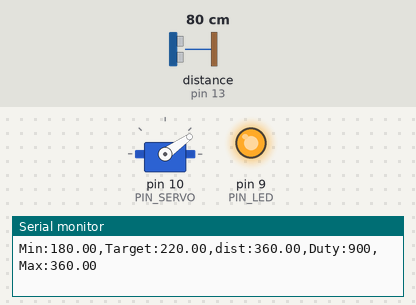
A sketch run on a simulated Arduino Uno, built with avr-gcc and run on an emulated ATmega328P. On the bench: servo, output pins drawn as LEDs (lit = HIGH), the last lines printed to the serial monitor. Wiring (inferred from the names in the program): ultrasonic range finder: trigger pin 12; echo pin 13. Inputs (shaded band) come from the test bench; at power-on: distance to the obstacle (sensor on pin 13) 80 cm. The echo pulse lasts 58.3 µs per cm; pins used as bus, display or sensor lines are not drawn.

Above: at 1.2 s.
1.3 s: distance to the obstacle (sensor on pin 13) set to 2 cm
At 3.9 s:
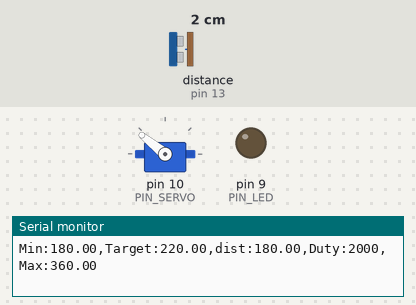
4.3 s: distance to the obstacle (sensor on pin 13) set to 35 cm
At 4.9 s:
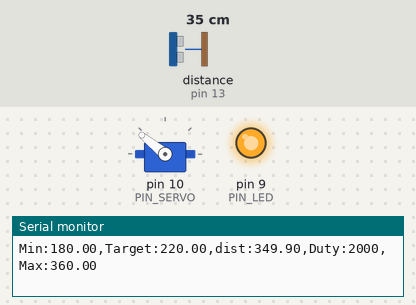
7.3 s: distance to the obstacle (sensor on pin 13) set to 4 cm
At 7.62 s:
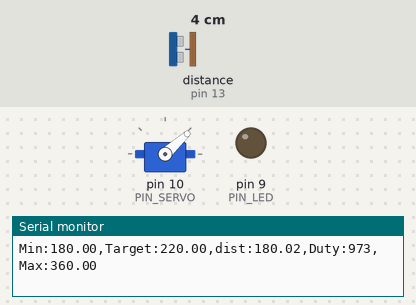
10.3 s: distance to the obstacle (sensor on pin 13) set to 60 cm
At 11.9 s:
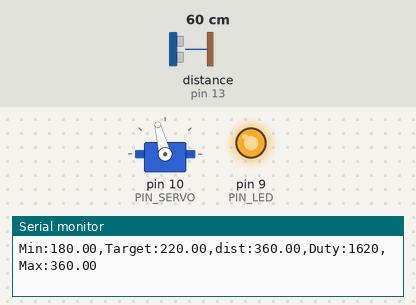
Timing chart, 0 to 14.2 s (numbered marks = the images above; inputs shaded):
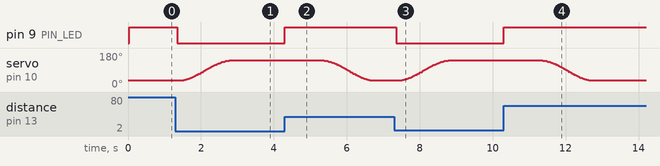

Measured:
- after the input at 1.3 s, pin 9 (PIN_LED): HIGH → LOW after 0.05 s; servo on pin 10 (PIN_SERVO): moves from 35° to 141° over 1.3 s, starting after 0.15 s
- after the input at 4.3 s, pin 9 (PIN_LED): LOW → HIGH at once; servo on pin 10 (PIN_SERVO): moves from 141° to 35° over 1.3 s, starting after 1.1 s
- after the input at 7.3 s, pin 9 (PIN_LED): HIGH → LOW after 0.05 s; servo on pin 10 (PIN_SERVO): moves from 35° to 141° over 1.3 s, starting after 0.15 s
- after the input at 10.3 s, pin 9 (PIN_LED): LOW → HIGH at once; servo on pin 10 (PIN_SERVO): moves from 141° to 35° over 1.3 s, starting after 1.1 s

The sketch:

10C16.ino
```cpp
/*
 * 1. Sigmoid 기반 제어 코드
 *
#include <Servo.h>
#include <math.h>

#define PIN_LED   9   // LED active-low
#define PIN_TRIG  12  // sonar sensor TRIGGER
#define PIN_ECHO  13  // sonar sensor ECHO
#define PIN_SERVO 10  // servo motor

#define SND_VEL 346.0
#define INTERVAL 25
#define PULSE_DURATION 10
#define _DIST_MIN 180.0
#define _DIST_MAX 360.0

#define TIMEOUT ((INTERVAL / 2) * 1000.0)
#define SCALE (0.001 * 0.5 * SND_VEL)

#define _EMA_ALPHA 0.5
#define _TARGET_DIST 220.0 // 감지 거리 (22cm)

#define _DUTY_MIN 900   // 차단기 닫힘
#define _DUTY_NEU 2000  // 차단기 열림

#define HOLDING_TIME 1000 // 차량 통과 후 대기 시간 (1초)

float dist_ema, dist_prev = _DIST_MAX;
unsigned long last_sampling_time;

unsigned long move_start_time = 0;
unsigned long car_passed_time = 0; // 차량 통과 시점 기록
bool is_raising = false;
bool is_lowering = false;
int current_duty = _DUTY_MIN;

Servo myservo;

float get_sigmoid_ratio(float t) {
  float x = -6.0 + 12.0 * t;
  return 1.0 / (1.0 + exp(-x));
}

void setup() {
  pinMode(PIN_LED, OUTPUT);
  pinMode(PIN_TRIG, OUTPUT);
  pinMode(PIN_ECHO, INPUT);
  digitalWrite(PIN_TRIG, LOW);

  myservo.attach(PIN_SERVO);
  myservo.writeMicroseconds(_DUTY_MIN);

  dist_prev = _DIST_MIN;
  dist_ema = _DIST_MAX;

  Serial.begin(57600);
  last_sampling_time = millis();
}

void loop() {
  float dist_raw, dist_filtered;

  if (millis() < last_sampling_time + INTERVAL)
    return;

  dist_raw = USS_measure(PIN_TRIG, PIN_ECHO);

  if (dist_raw == 0.0 || dist_raw > _DIST_MAX) {
      dist_filtered = _DIST_MAX;
  } else if (dist_raw < _DIST_MIN) {
      dist_filtered = _DIST_MIN;
  } else {
      dist_filtered = dist_raw;
  }
  dist_prev = dist_filtered;

  dist_ema = (_EMA_ALPHA * dist_filtered) + ((1.0 - _EMA_ALPHA) * dist_ema);

  // 1. 차량 접근 감지 및 1초 대기 후 하강 조건 판단
  if (dist_ema <= _TARGET_DIST) {
    digitalWrite(PIN_LED, LOW); // 차량 감지: LED ON
    car_passed_time = millis(); // 차량이 있는 동안 시간 갱신

    if (!is_raising && current_duty < _DUTY_NEU) {
      is_raising = true;
      is_lowering = false;
      move_start_time = millis();
    }
  } else {
    digitalWrite(PIN_LED, HIGH); // 차량 없음: LED OFF

    // 감지 범위를 벗어난 후 HOLDING_TIME(1초) 이상 지났을 때만 하강 시작
    if (millis() - car_passed_time >= HOLDING_TIME) {
      if (!is_lowering && current_duty > _DUTY_MIN) {
        is_lowering = true;
        is_raising = false;
        move_start_time = millis();
      }
    }
  }

  // 2. Sigmoid 부드러운 서보 제어
  unsigned long MOVING_TIME = 1500;
  if (is_raising || is_lowering) {
    unsigned long elapsed = millis() - move_start_time;
    float t = (float)elapsed / (float)MOVING_TIME;

    if (t >= 1.0) {
      t = 1.0;
      if (is_raising) current_duty = _DUTY_NEU;
      if (is_lowering) current_duty = _DUTY_MIN;
      is_raising = false;
      is_lowering = false;
    } else {
      float ratio = get_sigmoid_ratio(t);
      if (is_raising) {
        current_duty = _DUTY_MIN + (int)((_DUTY_NEU - _DUTY_MIN) * ratio);
      } else if (is_lowering) {
        current_duty = _DUTY_NEU - (int)((_DUTY_NEU - _DUTY_MIN) * ratio);
      }
    }

    myservo.writeMicroseconds(current_duty);
  }

  Serial.print("Min:");      Serial.print(_DIST_MIN);
  Serial.print(",Target:");  Serial.print(_TARGET_DIST);
  Serial.print(",dist:");    Serial.print(dist_ema);
  Serial.print(",Duty:");    Serial.print(current_duty);
  Serial.print(",Max:");     Serial.print(_DIST_MAX);
  Serial.println("");

  last_sampling_time += INTERVAL;
}

float USS_measure(int TRIG, int ECHO) {
  digitalWrite(TRIG, HIGH);
  delayMicroseconds(PULSE_DURATION);
  digitalWrite(TRIG, LOW);

  return pulseIn(ECHO, HIGH, TIMEOUT) * SCALE;
}

*/


// 2. Cosine 기반 제어 코드
#include <Servo.h>
#include <math.h> // cos(), M_PI 사용을 위해 포함

#define PIN_LED   9   // LED active-low
#define PIN_TRIG  12  // sonar sensor TRIGGER
#define PIN_ECHO  13  // sonar sensor ECHO
#define PIN_SERVO 10  // servo motor

// configurable parameters for sonar
#define SND_VEL 346.0     // sound velocity at 24 celsius degree (unit: m/sec)
#define INTERVAL 25      // sampling interval (unit: msec)
#define PULSE_DURATION 10 // ultra-sound Pulse Duration (unit: usec)
#define _DIST_MIN 180.0   // minimum distance to be measured (unit: mm)
#define _DIST_MAX 360.0   // maximum distance to be measured (unit: mm)

#define TIMEOUT ((INTERVAL / 2) * 1000.0) // maximum echo waiting time (unit: usec)
#define SCALE (0.001 * 0.5 * SND_VEL) // coefficent to convert duration to distance

#define _EMA_ALPHA 0.5
#define _TARGET_DIST 220.0 // 감지 목표 거리 (22cm)

#define _DUTY_MIN 900   // 차단기 닫힘 (0도)
#define _DUTY_NEU 2000  // 차단기 열림 (90도)

#define HOLDING_TIME 1000 // 차량 통과 후 대기 시간 (1초 = 1000ms)

// global variables
float dist_ema, dist_prev = _DIST_MAX; // unit: mm
unsigned long last_sampling_time;       // unit: ms

unsigned long move_start_time = 0;
unsigned long car_passed_time = 0; // 차량 통과 시점 기록
bool is_raising = false;
bool is_lowering = false;
int current_duty = _DUTY_MIN;

Servo myservo;

// Cosine 기반 Ease-in-Out 보간 비율 계산 함수 (t: 0.0 ~ 1.0)
float get_cosine_ratio(float t) {
  return (1.0 - cos(M_PI * t)) / 2.0;
}

void setup() {
  pinMode(PIN_LED, OUTPUT);
  pinMode(PIN_TRIG, OUTPUT);
  pinMode(PIN_ECHO, INPUT);
  digitalWrite(PIN_TRIG, LOW);

  myservo.attach(PIN_SERVO);
  myservo.writeMicroseconds(_DUTY_MIN); // 초기 상태: 차단기 닫힘

  dist_prev = _DIST_MIN;
  dist_ema = _DIST_MAX;

  Serial.begin(57600);
  last_sampling_time = millis(); // setup 시점의 샘플링 타임 정확히 초기화
}

void loop() {
  float dist_raw, dist_filtered;

  if (millis() < last_sampling_time + INTERVAL)
    return;

  dist_raw = USS_measure(PIN_TRIG, PIN_ECHO);

  // 타임아웃(0.0) 또는 MAX 초과 시 최대 거리(_DIST_MAX)로 처리
  if (dist_raw == 0.0 || dist_raw > _DIST_MAX) {
      dist_filtered = _DIST_MAX;
  } else if (dist_raw < _DIST_MIN) {
      dist_filtered = _DIST_MIN;
  } else {
      dist_filtered = dist_raw;
  }
  dist_prev = dist_filtered;

  // EMA filter
  dist_ema = (_EMA_ALPHA * dist_filtered) + ((1.0 - _EMA_ALPHA) * dist_ema);

  // 1. 차량 접근 감지 및 1초 대기 후 하강 조건 판단
  if (dist_ema <= _TARGET_DIST) {
    digitalWrite(PIN_LED, LOW); // 차량 감지: LED ON
    car_passed_time = millis(); // 차량이 감지되는 동안 시간 계속 갱신

    if (!is_raising && current_duty < _DUTY_NEU) {
      is_raising = true;
      is_lowering = false;
      move_start_time = millis(); // 승강 시작 시간 저장
    }
  } else {
    digitalWrite(PIN_LED, HIGH); // 차량 없음: LED OFF

    // 감지 범위를 벗어난 후 HOLDING_TIME(1초) 지났을 때만 하강 시작
    if (millis() - car_passed_time >= HOLDING_TIME) {
      if (!is_lowering && current_duty > _DUTY_MIN) {
        is_lowering = true;
        is_raising = false;
        move_start_time = millis(); // 하강 시작 시간 저장
      }
    }
  }

  // 2. Cosine 기반 부드러운 서보모터 동작 제어
  unsigned long MOVING_TIME = 1500; // 차단기 동작 시간: 1.5초
  if (is_raising || is_lowering) {
    unsigned long elapsed = millis() - move_start_time;
    float t = (float)elapsed / (float)MOVING_TIME;

    if (t >= 1.0) {
      t = 1.0;
      if (is_raising) current_duty = _DUTY_NEU;  // 도착 시 딱 붙도록 목표치 고정
      if (is_lowering) current_duty = _DUTY_MIN; // 도착 시 딱 붙도록 목표치 고정
      is_raising = false;
      is_lowering = false;
    } else {
      float ratio = get_cosine_ratio(t); // Cosine 함수 적용
      if (is_raising) {
        current_duty = _DUTY_MIN + (int)((_DUTY_NEU - _DUTY_MIN) * ratio);
      } else if (is_lowering) {
        current_duty = _DUTY_NEU - (int)((_DUTY_NEU - _DUTY_MIN) * ratio);
      }
    }

    myservo.writeMicroseconds(current_duty);
  }

  // Serial output
  Serial.print("Min:");      Serial.print(_DIST_MIN);
  Serial.print(",Target:");  Serial.print(_TARGET_DIST);
  Serial.print(",dist:");    Serial.print(dist_ema);
  Serial.print(",Duty:");    Serial.print(current_duty);
  Serial.print(",Max:");     Serial.print(_DIST_MAX);
  Serial.println("");

  last_sampling_time += INTERVAL;
}

float USS_measure(int TRIG, int ECHO) {
  digitalWrite(TRIG, HIGH);
  delayMicroseconds(PULSE_DURATION);
  digitalWrite(TRIG, LOW);

  return pulseIn(ECHO, HIGH, TIMEOUT) * SCALE;
}
```
